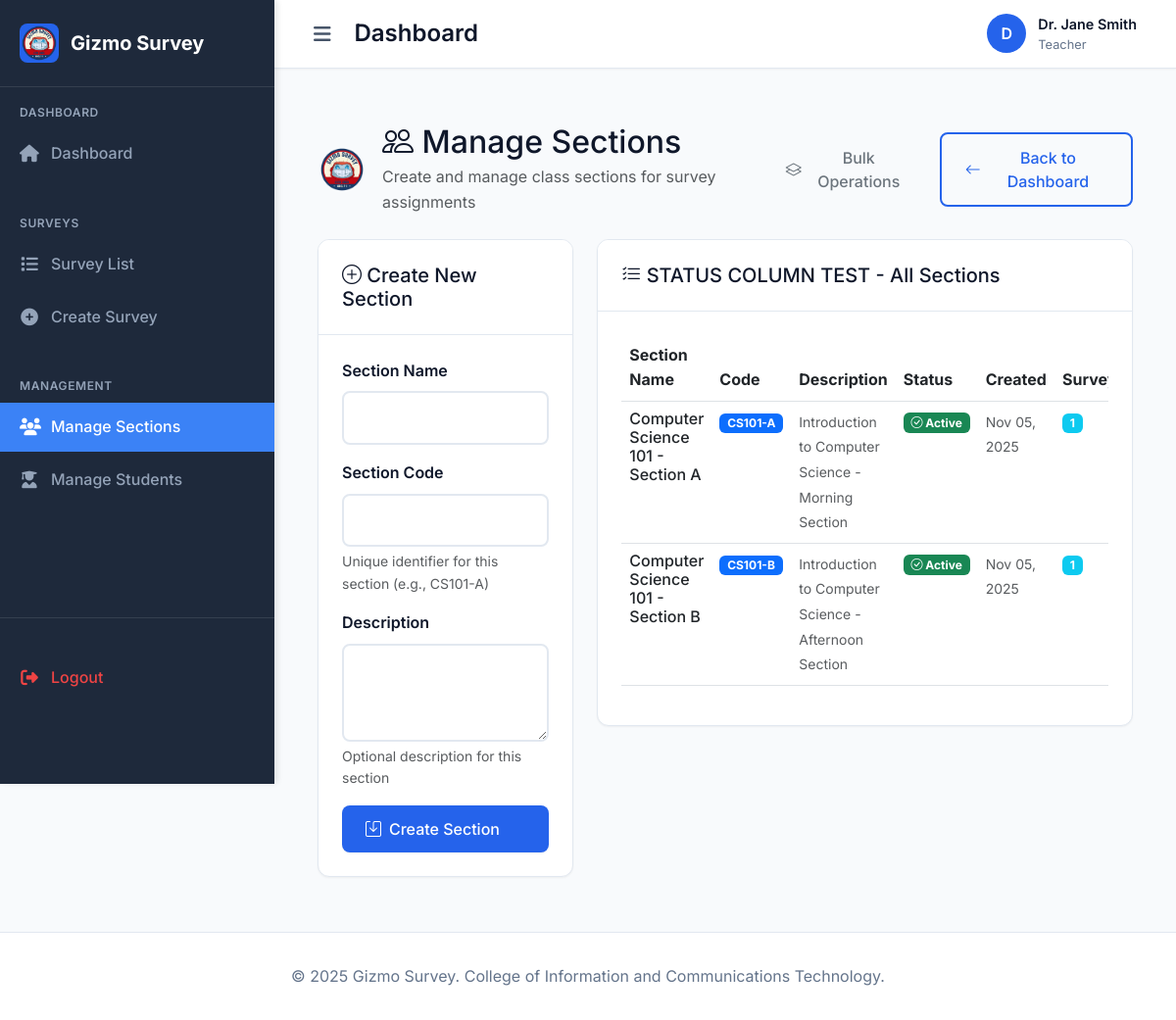
Before: /teacher/sections/ (signed in) with the older database file.
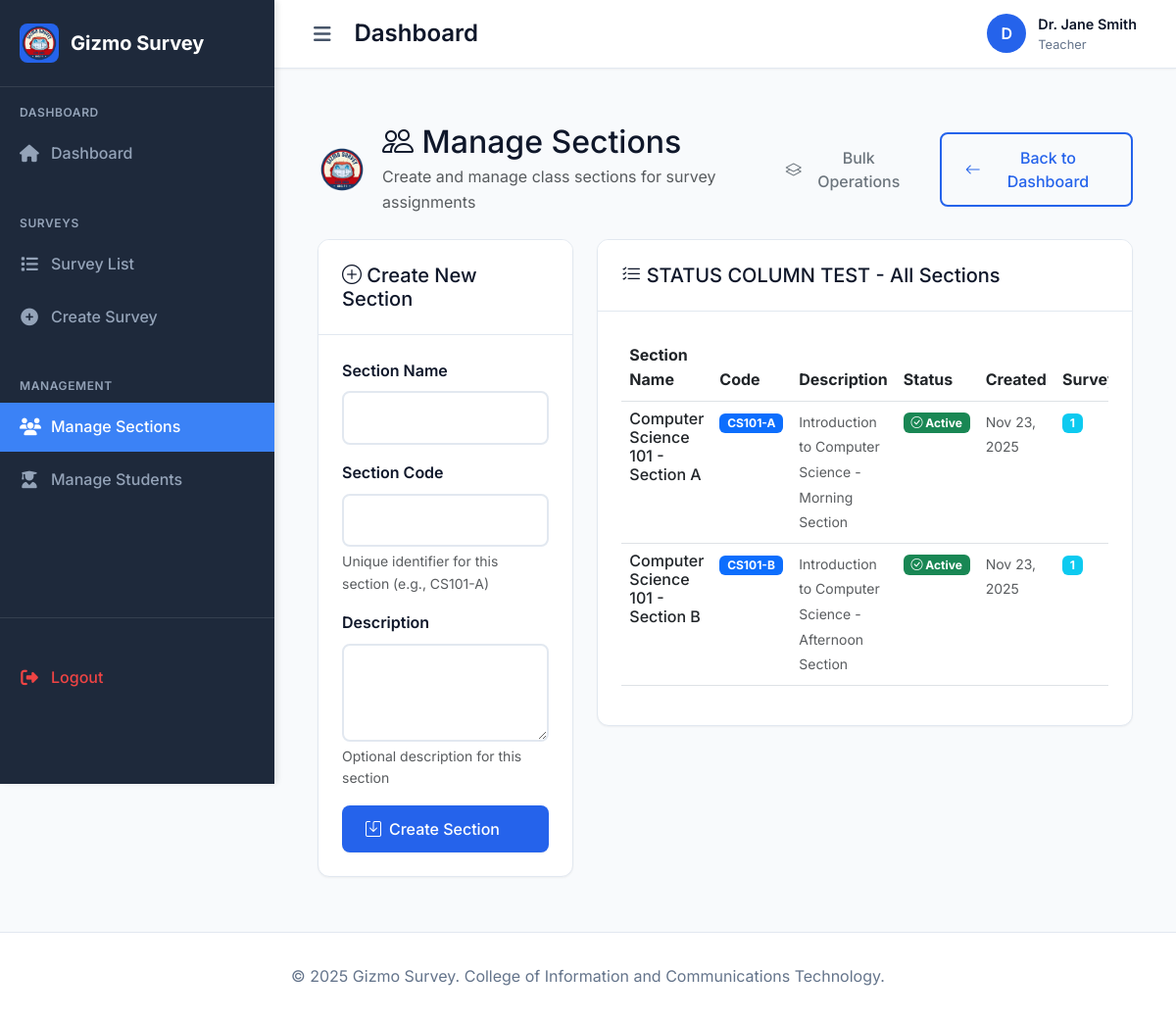
After: the same page with the newer database file.
### myapp/models.py (models this page shows, shortened)
class Section(models.Model):
    name = models.CharField(max_length=100)
    code = models.CharField(max_length=20, unique=True)
    description = models.TextField(blank=True)
    is_active = models.BooleanField(default=True, help_text="Whether this section is active (not soft deleted)")
    created_at = models.DateTimeField(auto_now_add=True)

### myapp/views.py (the view)
# urls.py: path('teacher/sections/', views.manage_sections, name='manage_sections'),
@login_required
def manage_sections(request):
    profile = UserProfile.objects.get(user=request.user)
    if profile.role != 'teacher':
        messages.error(request, 'Access denied. Teacher access required.')
        return redirect('home')
    sections = Section.objects.all().order_by('-is_active', 'name')  # Active sections first, then inactive
    inactive_sections = Section.objects.filter(is_active=False).order_by('name')
    if request.method == 'POST':
        form = SectionForm(request.POST)
        if form.is_valid():
            form.save()
            messages.success(request, 'Section created successfully!')
            return redirect('manage_sections')
    else:
        form = SectionForm()
    context = {
        'sections': sections,
        'inactive_sections': inactive_sections,
        'form': form,
        'profile': profile,
    }
    return render(request, 'myapp/manage_sections.html', context)

### myapp/forms.py
class SectionForm(forms.ModelForm):
    class Meta:
        model = Section
        fields = ['name', 'code', 'description']
        widgets = {
            'name': forms.TextInput(attrs={'class': 'form-control'}),
            'code': forms.TextInput(attrs={'class': 'form-control'}),
            'description': forms.Textarea(attrs={'class': 'form-control', 'rows': 3}),
        }

### myapp/templates/myapp/manage_sections.html (shortened to what the changed rows need)
{% extends 'myapp/base.html' %}
{% load static %}
{% block content %}
<div class="container-fluid py-4">
    <div class="row">
        <div class="col-12">
            <div class="d-flex justify-content-between align-items-center mb-4">
                <div class="d-flex align-items-center">
                    <div>
                        <h2 class="mb-1">
                            <i class="bi bi-people"></i> Manage Sections
                        </h2>
                    </div>
                </div>
            </div>
        </div>
    </div>
    <div class="row">
        <div class="col-lg-8">
            <div class="card">
                <div class="card-body">
                    {% if sections %}
                        <div class="table-responsive">
                            <table class="table table-hover">
                                <thead>
                                    <tr>
                                        <th>Section Name</th>
                                        <th>Code</th>
                                        <th>Description</th>
                                        <th>Status</th>
                                        <th>Created</th>
                                        <th>Surveys</th>
                                    </tr>
                                </thead>
                                <tbody>
                                    {% for section in sections %}
                                        <tr {% if not section.is_active %}class="table-secondary"{% endif %}>
                                            <td>
                                                <h6 class="mb-0">{{ section.name }}</h6>
                                            </td>
                                            <td>
                                                <span class="badge bg-primary">{{ section.code }}</span>
                                            </td>
                                            <td>
                                                {% if section.description %}
                                                    <small class="text-muted">{{ section.description|truncatewords:10 }}</small>
                                                {% else %}
                                                    <small class="text-muted">No description</small>
                                                {% endif %}
                                            </td>
                                            <td>
                                                {% if section.is_active %}
                                                    <span class="badge bg-success">
                                                        <i class="bi bi-check-circle"></i> Active
                                                    </span>
                                                {% else %}
                                                    <span class="badge bg-secondary">
                                                        <i class="bi bi-x-circle"></i> Inactive
                                                    </span>
                                                {% endif %}
                                            </td>
                                            <td>
                                                <small class="text-muted">{{ section.created_at|date:"M d, Y" }}</small>
                                            </td>
                                            <td>
                                                <span class="badge bg-info">{{ section.surveys.count }}</span>
                                            </td>
                                        </tr>
                                    {% endfor %}
                                </tbody>
                            </table>
                        </div>
                    {% else %}
                        <div class="text-center py-5">
                            <i class="bi bi-people display-1 text-muted"></i>
                            <h5 class="text-muted mt-3">No sections found</h5>
                            <p class="text-muted">Create your first section to start organizing students and assigning surveys.</p>
                        </div>
                    {% endif %}
                </div>
            </div>
        </div>
    </div>
</div>
{% endblock %}

Changed rows visible on the page:
changed Section "Computer Science 101 - Section A": created_at "Nov 05, 2025" → "Nov 23, 2025"
changed Section "Computer Science 101 - Section B": created_at "Nov 05, 2025" → "Nov 23, 2025"
